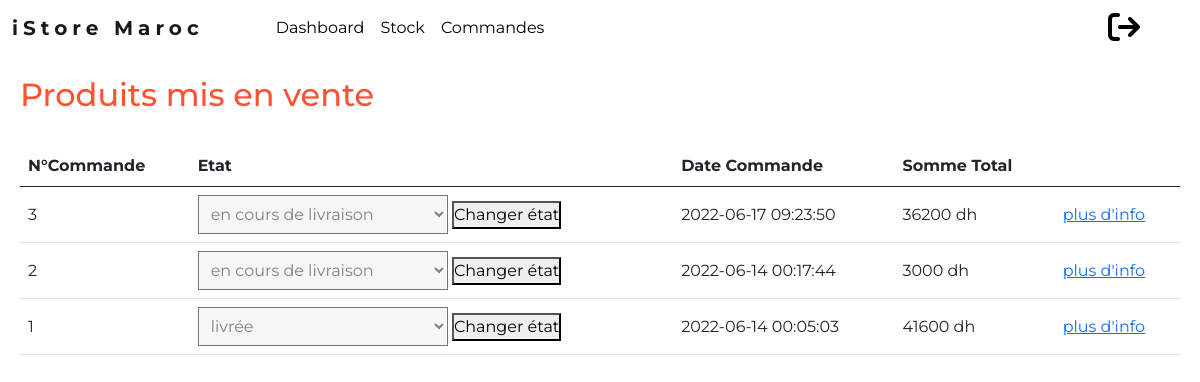
Page /gestioncommandes (signed in) on the committed database.
### tables this page shows
CREATE TABLE `commande` (
  `idCommande` int(11) NOT NULL,
  `etat` varchar(30) NOT NULL DEFAULT 'en cours de traitement',
  `dateCommande` timestamp NOT NULL DEFAULT CURRENT_TIMESTAMP,
  `idClient` int(11) NOT NULL,
  `total` int(11) NOT NULL
);

### index.php (called while the page is built, shortened)
<?php
$router = new Router();
$router->routeReq();

### models/Commande.php (called while the page is built, shortened)
<?php
class Commande extends Model{
    public function getCommandes(){
        $db = self::getBdd();
        $sql = "SELECT * FROM `commande` ORDER BY dateCommande DESC";
        $smt = $db->prepare($sql);
        $smt->execute();
        $data = $smt->fetchAll(PDO::FETCH_OBJ);
        return $data;
    }
}

### views/listeCommandes.php (the view, shortened to what this page needs)
<main style="margin: 20px;">
<div class="d-flex justify-content-between">
        <h2 class="h2">Produits mis en vente</h2>
</div>
    <div class="table-responsive"> <br>
    <table class="table align-middle">
  <thead>
    <tr>
      <th scope="col">N°Commande</th>
      <th scope="col">Etat</th>
      <th scope="col">Date Commande</th>
      <th scope="col">Somme Total</th>
      <th scope="col"></th>
    </tr>
  </thead>
    <?php foreach ($commandes as $commande) { ?>
    <tr>
    <form action="<?= URL."gestioncommandes/$commande->idCommande" ?>" method="POST">
        <td><?= $commande->idCommande ?></td>
        <td><select style="width: 250px;" name="etat">
        <option <?php if($commande->etat == "en cours de livraison"){echo "selected";} ?> value="en cours de livraison">en cours de livraison</option>
        <option <?php if($commande->etat == "livrée"){echo "selected";} ?> value="livrée">livrée</option>
    </select> <button type="submit">Changer état</button></td>
    <td><?=$commande->dateCommande?></td>
    <td><?=$commande->total?> dh</td>
    <td><a href="<?= URL."gestioncommandes/$commande->idCommande/$commande->idClient" ?>">plus d'info</a></td>
</form>
</tr>
<?php } ?>
</table>
</div>
</main>

### assets/style.css (style rules this page uses)
:root { --orange-color : #FF5235; }
* { padding: 0; margin: 0; box-sizing: border-box; font-family: 'Montserrat', sans-serif; }
.h2 { color: #FF5235; }
select { width: 100%; background-color: #F6F6F6; color: grey; padding: 0.5rem; }

### rows in the picture
commande: idCommande "3", etat "en cours de livraison", dateCommande "2022-06-17 09:23:50", total "36200"
commande: idCommande "2", etat "en cours de livraison", dateCommande "2022-06-14 00:17:44", total "3000"
commande: idCommande "1", etat "livrée", dateCommande "2022-06-14 00:05:03", total "41600"
